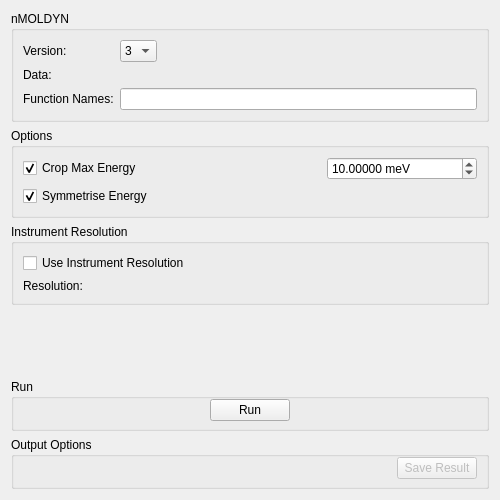
<?xml version="1.0" encoding="UTF-8"?>
<ui version="4.0">
 <class>IndirectMolDyn</class>
 <widget class="QWidget" name="IndirectMolDyn">
  <property name="geometry">
   <rect>
    <x>0</x>
    <y>0</y>
    <width>500</width>
    <height>500</height>
   </rect>
  </property>
  <property name="windowTitle">
   <string>Form</string>
  </property>
  <layout class="QVBoxLayout" name="verticalLayout">
   <item>
    <widget class="QGroupBox" name="gbSimulation">
     <property name="title">
      <string>nMOLDYN</string>
     </property>
     <layout class="QGridLayout" name="gridLayout_2">
      <item row="1" column="0">
       <widget class="QLabel" name="lblSample">
        <property name="text">
         <string>Data:</string>
        </property>
       </widget>
      </item>
      <item row="1" column="1">
       <widget class="MantidQt::API::FileFinderWidget" name="mwRun" native="true">
        <property name="sizePolicy">
         <sizepolicy hsizetype="Preferred" vsizetype="Fixed">
          <horstretch>0</horstretch>
          <verstretch>0</verstretch>
         </sizepolicy>
        </property>
        <property name="toolTip">
         <string>&lt;html&gt;&lt;head/&gt;&lt;body&gt;&lt;p&gt;Simulation filename.&lt;/p&gt;&lt;/body&gt;&lt;/html&gt;</string>
        </property>
        <property name="label" stdset="0">
         <string/>
        </property>
        <property name="fileExtensions" stdset="0">
         <stringlist>
          <string>.dat</string>
          <string>.cdl</string>
         </stringlist>
        </property>
       </widget>
      </item>
      <item row="2" column="0">
       <widget class="QLabel" name="lblFunctionNames">
        <property name="sizePolicy">
         <sizepolicy hsizetype="Preferred" vsizetype="Fixed">
          <horstretch>0</horstretch>
          <verstretch>0</verstretch>
         </sizepolicy>
        </property>
        <property name="text">
         <string>Function Names:</string>
        </property>
       </widget>
      </item>
      <item row="2" column="1">
       <widget class="QLineEdit" name="leFunctionNames">
        <property name="toolTip">
         <string>&lt;html&gt;&lt;head/&gt;&lt;body&gt;&lt;p&gt;Comma separated list of functions to load from the input file.&lt;/p&gt;&lt;/body&gt;&lt;/html&gt;</string>
        </property>
       </widget>
      </item>
      <item row="0" column="0">
       <widget class="QLabel" name="lbVersion">
        <property name="text">
         <string>Version:</string>
        </property>
       </widget>
      </item>
      <item row="0" column="1">
       <layout class="QHBoxLayout" name="loVersion">
        <item>
         <widget class="QComboBox" name="cbVersion">
          <item>
           <property name="text">
            <string>3</string>
           </property>
          </item>
          <item>
           <property name="text">
            <string>4</string>
           </property>
          </item>
         </widget>
        </item>
        <item>
         <spacer name="spVersionCombo">
          <property name="orientation">
           <enum>Qt::Horizontal</enum>
          </property>
          <property name="sizeHint" stdset="0">
           <size>
            <width>40</width>
            <height>20</height>
           </size>
          </property>
         </spacer>
        </item>
       </layout>
      </item>
     </layout>
    </widget>
   </item>
   <item>
    <widget class="QGroupBox" name="gbOptions">
     <property name="title">
      <string>Options</string>
     </property>
     <layout class="QGridLayout" name="gridLayout_3">
      <item row="1" column="1">
       <layout class="QHBoxLayout" name="horizontalLayout_2">
        <item>
         <widget class="QCheckBox" name="ckCropEnergy">
          <property name="text">
           <string>Crop Max Energy</string>
          </property>
          <property name="checked">
           <bool>true</bool>
          </property>
         </widget>
        </item>
        <item>
         <spacer name="horizontalSpacer">
          <property name="orientation">
           <enum>Qt::Horizontal</enum>
          </property>
          <property name="sizeHint" stdset="0">
           <size>
            <width>40</width>
            <height>20</height>
           </size>
          </property>
         </spacer>
        </item>
        <item>
         <widget class="QDoubleSpinBox" name="dspMaxEnergy">
          <property name="minimumSize">
           <size>
            <width>150</width>
            <height>0</height>
           </size>
          </property>
          <property name="toolTip">
           <string>&lt;html&gt;&lt;head/&gt;&lt;body&gt;&lt;p&gt;Crop the upper energy range of any workspaces with energy as the X unit (e.g. S(Q,w)).&lt;/p&gt;&lt;/body&gt;&lt;/html&gt;</string>
          </property>
          <property name="suffix">
           <string> meV</string>
          </property>
          <property name="decimals">
           <number>5</number>
          </property>
          <property name="maximum">
           <double>1000.000000000000000</double>
          </property>
          <property name="singleStep">
           <double>0.100000000000000</double>
          </property>
          <property name="value">
           <double>10.000000000000000</double>
          </property>
         </widget>
        </item>
       </layout>
      </item>
      <item row="2" column="1">
       <widget class="QCheckBox" name="ckSymmetrise">
        <property name="toolTip">
         <string>&lt;html&gt;&lt;head/&gt;&lt;body&gt;&lt;p&gt;Symmetrise functions in energy about the Y axis.&lt;/p&gt;&lt;/body&gt;&lt;/html&gt;</string>
        </property>
        <property name="text">
         <string>Symmetrise Energy</string>
        </property>
        <property name="checked">
         <bool>true</bool>
        </property>
       </widget>
      </item>
     </layout>
    </widget>
   </item>
   <item>
    <widget class="QGroupBox" name="gbInstRes">
     <property name="title">
      <string>Instrument Resolution</string>
     </property>
     <layout class="QGridLayout" name="gridLayout">
      <item row="1" column="0">
       <widget class="QLabel" name="lblResolution">
        <property name="text">
         <string>Resolution:</string>
        </property>
       </widget>
      </item>
      <item row="1" column="1">
       <widget class="MantidQt::MantidWidgets::DataSelector" name="dsResolution" native="true">
        <property name="enabled">
         <bool>false</bool>
        </property>
        <property name="sizePolicy">
         <sizepolicy hsizetype="Minimum" vsizetype="Fixed">
          <horstretch>0</horstretch>
          <verstretch>0</verstretch>
         </sizepolicy>
        </property>
        <property name="toolTip">
         <string>&lt;html&gt;&lt;head/&gt;&lt;body&gt;&lt;p&gt;Instrument resolution file or workspace.&lt;/p&gt;&lt;/body&gt;&lt;/html&gt;</string>
        </property>
        <property name="autoLoad" stdset="0">
         <bool>true</bool>
        </property>
        <property name="loadLabelText" stdset="0">
         <string/>
        </property>
        <property name="workspaceSuffixes" stdset="0">
         <stringlist>
          <string>_red</string>
          <string>_res</string>
         </stringlist>
        </property>
        <property name="fileBrowserSuffixes" stdset="0">
         <stringlist>
          <string>_red.nxs</string>
          <string>_res.nxs</string>
         </stringlist>
        </property>
        <property name="showLoad" stdset="0">
         <bool>false</bool>
        </property>
       </widget>
      </item>
      <item row="0" column="0" colspan="2">
       <widget class="QCheckBox" name="ckResolution">
        <property name="enabled">
         <bool>true</bool>
        </property>
        <property name="toolTip">
         <string>&lt;html&gt;&lt;head/&gt;&lt;body&gt;&lt;p&gt;Convolve suitable workspaces with an instrument resolution.&lt;/p&gt;&lt;/body&gt;&lt;/html&gt;</string>
        </property>
        <property name="text">
         <string>Use Instrument Resolution</string>
        </property>
        <property name="checked">
         <bool>false</bool>
        </property>
       </widget>
      </item>
     </layout>
    </widget>
   </item>
   <item>
    <spacer name="verticalSpacer">
     <property name="orientation">
      <enum>Qt::Vertical</enum>
     </property>
     <property name="sizeHint" stdset="0">
      <size>
       <width>20</width>
       <height>40</height>
      </size>
     </property>
    </spacer>
   </item>
   <item>
    <widget class="QGroupBox" name="gbRun">
     <property name="title">
      <string>Run</string>
     </property>
     <layout class="QHBoxLayout" name="horizontalLayout_3">
      <property name="leftMargin">
       <number>0</number>
      </property>
      <property name="topMargin">
       <number>0</number>
      </property>
      <property name="rightMargin">
       <number>0</number>
      </property>
      <property name="bottomMargin">
       <number>7</number>
      </property>
      <item>
       <spacer name="horizontalSpacer_3">
        <property name="orientation">
         <enum>Qt::Horizontal</enum>
        </property>
        <property name="sizeHint" stdset="0">
         <size>
          <width>194</width>
          <height>20</height>
         </size>
        </property>
       </spacer>
      </item>
      <item>
       <widget class="QPushButton" name="pbRun">
        <property name="text">
         <string>Run</string>
        </property>
       </widget>
      </item>
      <item>
       <spacer name="horizontalSpacer_2">
        <property name="orientation">
         <enum>Qt::Horizontal</enum>
        </property>
        <property name="sizeHint" stdset="0">
         <size>
          <width>193</width>
          <height>20</height>
         </size>
        </property>
       </spacer>
      </item>
     </layout>
    </widget>
   </item>
   <item>
    <widget class="QGroupBox" name="gbOutput">
     <property name="sizePolicy">
      <sizepolicy hsizetype="Preferred" vsizetype="Fixed">
       <horstretch>0</horstretch>
       <verstretch>0</verstretch>
      </sizepolicy>
     </property>
     <property name="title">
      <string>Output Options</string>
     </property>
     <layout class="QHBoxLayout" name="horizontalLayout">
      <property name="topMargin">
       <number>0</number>
      </property>
      <property name="bottomMargin">
       <number>7</number>
      </property>
      <item>
       <widget class="MantidQt::CustomInterfaces::IndirectPlotOptionsView" name="ipoPlotOptions" native="true"/>
      </item>
      <item>
       <spacer name="horizontalSpacer_18">
        <property name="orientation">
         <enum>Qt::Horizontal</enum>
        </property>
        <property name="sizeHint" stdset="0">
         <size>
          <width>40</width>
          <height>20</height>
         </size>
        </property>
       </spacer>
      </item>
      <item>
       <widget class="QPushButton" name="pbSave">
        <property name="enabled">
         <bool>false</bool>
        </property>
        <property name="text">
         <string>Save Result</string>
        </property>
       </widget>
      </item>
     </layout>
    </widget>
   </item>
  </layout>
 </widget>
 <customwidgets>
  <customwidget>
   <class>MantidQt::MantidWidgets::DataSelector</class>
   <extends>QWidget</extends>
   <header>MantidQtWidgets/Common/DataSelector.h</header>
  </customwidget>
  <customwidget>
   <class>MantidQt::CustomInterfaces::IndirectPlotOptionsView</class>
   <extends>QWidget</extends>
   <header>Common/IndirectPlotOptionsView.h</header>
   <container>1</container>
  </customwidget>
  <customwidget>
   <class>MantidQt::API::FileFinderWidget</class>
   <extends>QWidget</extends>
   <header>MantidQtWidgets/Common/FileFinderWidget.h</header>
   <container>1</container>
  </customwidget>
 </customwidgets>
 <tabstops>
  <tabstop>mwRun</tabstop>
  <tabstop>leFunctionNames</tabstop>
  <tabstop>ckCropEnergy</tabstop>
  <tabstop>dspMaxEnergy</tabstop>
  <tabstop>ckResolution</tabstop>
  <tabstop>dsResolution</tabstop>
  <tabstop>pbSave</tabstop>
 </tabstops>
 <resources/>
 <connections/>
</ui>
